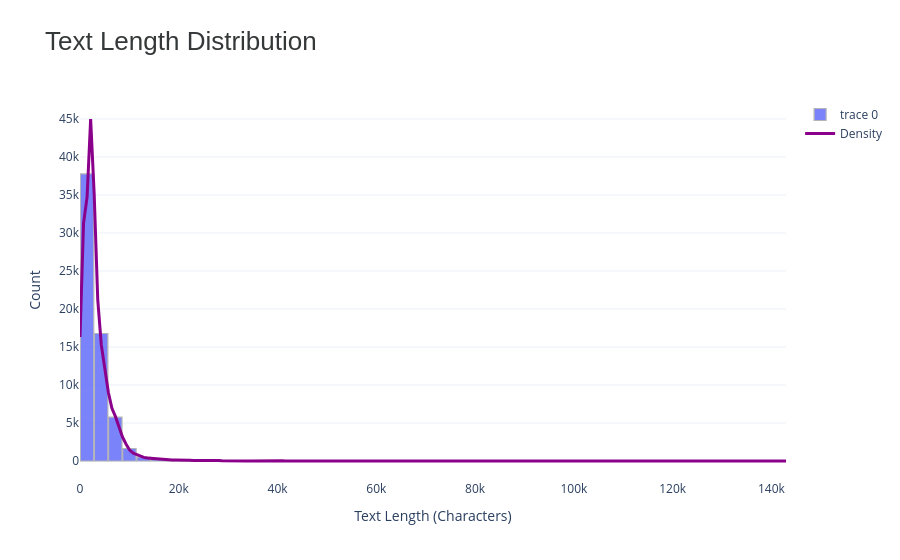

Notebook code cell kept with this figure:
### Code cell
fig.update_layout(
    title="Text Length Distribution",
    template="plotly_white",
    title_font=dict(size=26, family="Helvetica", color="#353839"),
    xaxis_title="Text Length (Characters)",
    yaxis_title="Count",
    bargap=0.05,
    plot_bgcolor="white",
    showlegend=True
)

fig.show()

### Figure 1 — Plotly figure (JSON) as saved in the notebook; plotly's stock layout.template omitted (floating-point values rounded to 4 significant figures; data arrays with more than 128 entries replaced by an {"elided": "..."} marker saying what was removed)
{"data": [{"hovertemplate": "Text Length: %{x}<br>Count: %{y}<extra></extra>", "marker": {"line": {"color": "#A9A9A9", "width": 1.2}}, "opacity": 0.85, "type": "bar", "x": [1431.0, 4290.0, 7149.0, 10010.0, 12870.0, 15730.0, 18590.0, 21440.0, 24300.0, 27160.0, 30020.0, 32880.0, 35740.0, 38600.0, 41460.0, 44320.0, 47180.0, 50040.0, 52900.0, 55760.0, 58610.0, 61470.0, 64330.0, 67190.0, 70050.0, 72910.0, 75770.0, 78630.0, 81490.0, 84350.0, 87210.0, 90070.0, 92920.0, 95780.0, 98640.0, 101500.0, 104400.0, 107200.0, 110100.0, 112900.0, 115800.0, 118700.0, 121500.0, 124400.0, 127200.0, 130100.0, 133000.0, 135800.0, 138700.0, 141500.0], "y": [37769, 16775, 5771, 1642, 519, 275, 152, 101, 73, 89, 20, 23, 17, 12, 10, 11, 10, 9, 7, 2, 1, 0, 1, 2, 0, 2, 1, 0, 0, 0, 1, 0, 1, 1, 2, 0, 0, 0, 0, 0, 2, 0, 0, 0, 0, 0, 1, 0, 0, 1]}, {"line": {"color": "#8B008B", "width": 3}, "mode": "lines", "name": "Density", "type": "scatter", "x": {"elided": "200 float values"}, "y": {"elided": "200 float values"}}], "layout": {"bargap": 0.05, "plot_bgcolor": "white", "showlegend": true, "title": {"font": {"color": "#353839", "family": "Helvetica", "size": 26}, "text": "Text Length Distribution"}, "xaxis": {"title": {"text": "Text Length (Characters)"}}, "yaxis": {"title": {"text": "Count"}}}}
